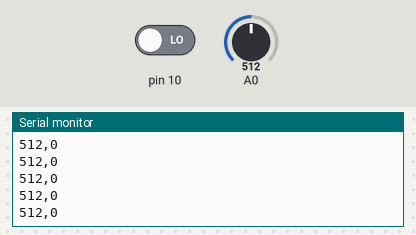
The sketch below on a simulated Arduino Uno, built with avr-gcc and run on an emulated ATmega328P. Shown: the last lines printed to the serial monitor. The inputs (shaded band) are chosen by the test bench; at power-on: A0 = 512, pin 10 LOW.

Above: at 4.2 s.
4.3 s: A0 set to 989
At 5.4 s:
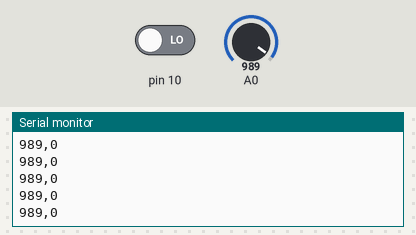
5.8 s: A0 set to 1008
At 6.8 s:
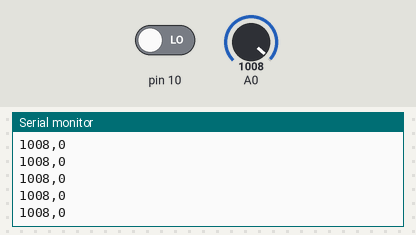
Timing chart, 0 to 8.8 s (numbered marks = the images above; inputs shaded):
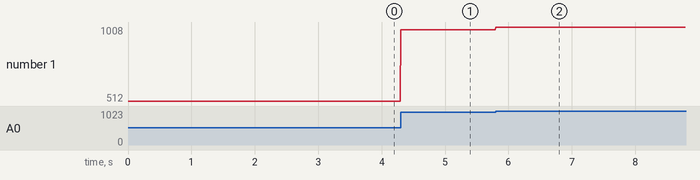

The sketch:

final_project_arduino.ino
```cpp
void setup() {
  Serial.begin(9600);
}
void loop() {
  // potentiometers
  int P1 = analogRead(A0);
  // button
  int buttonValue = digitalRead(10);

  Serial.print(P1);
  Serial.print(",");
  Serial.print(buttonValue);
  Serial.println(); // add linefeed after sending the last sensor value

  // too fast communication might cause some latency in Processing
  // this delay resolves the issue.
  delay(10);
}
```

Measured:
- after the input at 4.3 s, the serial monitor: prints a new line at once (image 1)
- after the input at 5.8 s, the serial monitor: prints a new line at once (image 2)
- plotted number 1: 512 → 989 after the input at 4.3 s, 989 → 1008 after the input at 5.8 s
